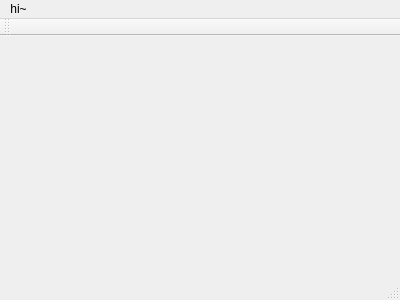
<?xml version="1.0" encoding="UTF-8"?>
<ui version="4.0">
 <class>MainWindow</class>
 <widget class="QMainWindow" name="MainWindow">
  <property name="geometry">
   <rect>
    <x>0</x>
    <y>0</y>
    <width>400</width>
    <height>300</height>
   </rect>
  </property>
  <property name="windowTitle">
   <string>MainWindow</string>
  </property>
  <widget class="QWidget" name="centralWidget"/>
  <widget class="QMenuBar" name="menuBar">
   <property name="geometry">
    <rect>
     <x>0</x>
     <y>0</y>
     <width>400</width>
     <height>23</height>
    </rect>
   </property>
   <widget class="QMenu" name="menuHi">
    <property name="title">
     <string>hi~</string>
    </property>
   </widget>
   <addaction name="menuHi"/>
  </widget>
  <widget class="QToolBar" name="mainToolBar">
   <attribute name="toolBarArea">
    <enum>TopToolBarArea</enum>
   </attribute>
   <attribute name="toolBarBreak">
    <bool>false</bool>
   </attribute>
  </widget>
  <widget class="QStatusBar" name="statusBar"/>
 </widget>
 <layoutdefault spacing="6" margin="11"/>
 <resources/>
 <connections/>
</ui>
